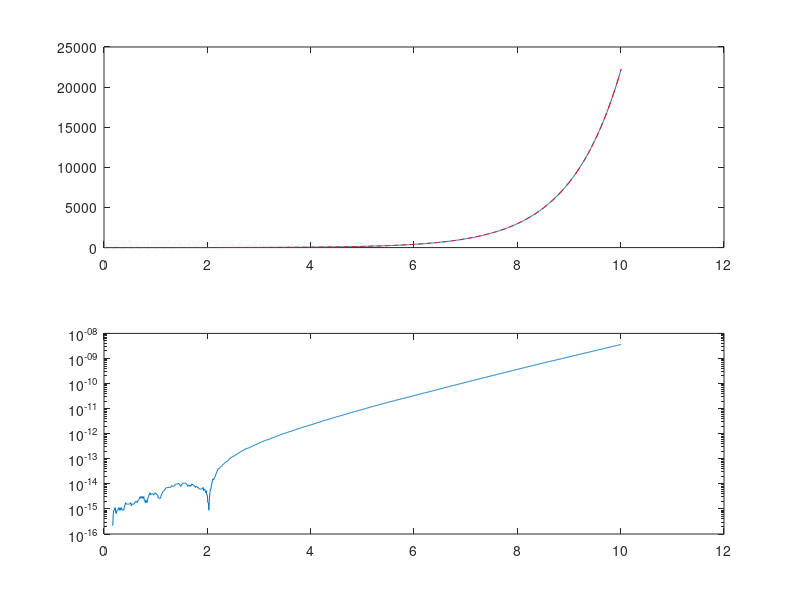

Source code (MATLAB):
clear; close all;
f = @(t,x) x; 
x = 1; n = 1; t = 0; h = 0.01;

while t < 10
    x(n+1) = x(n) + h*f(t(n),x(n)) + h^2/2*f(t(n),x(n)) + h^3/6*f(t(n),x(n))+ ...
             h^4/24*f(t(n),x(n))+h^5/120*f(t(n),x(n))+h^6/720*f(t(n),x(n))+ ... 
             h^7/5040*f(t(n),x(n))+ h^8/40320*f(t(n),x(n))+h^9/362880*f(t(n),x(n))+...
             h^10/3628800*f(t(n),x(n));
    t(n+1) = t(n) + h;
    n = n+1;
end
e = exp(t);
subplot(2,1,1), plot(t,e,t,x,'r--');
subplot(2,1,2), semilogy(t,abs(e-x));